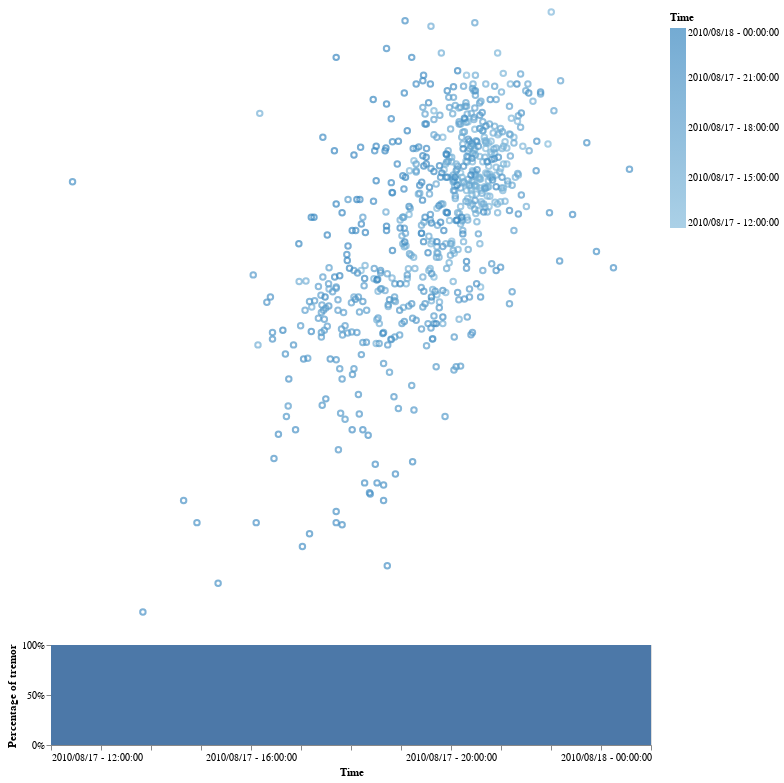

The code cell stored with this chart in its notebook:
### Markdown cell above
### Rapid tremor reversals

During an episode of tremor reversal, the source of the tremor is propagating along the strike of the plate boundary, in the opposite direction of the main direction of propagation, at a speed of about 10 km/h. The total duration is a few hours, and the distance traveled is a few dozens of kilometers.

### Code cell
import altair
import pandas as pd
from datetime import datetime
from visu_altair.visu_altair import visualize_tremor
tremors = pd.read_pickle('data/tremor.pkl')[0]
myChart = visualize_tremor(tremors, 1, 1.0, datetime(2010, 8, 17, 12, 0, 0), datetime(2010, 8, 18, 0, 0, 0), \
    latmin=None, latmax=None, lonmin=None, lonmax=None)
myChart

### Figure 1 — Vega-Lite specification as saved in the notebook (floating-point values rounded to 4 significant figures; data arrays with more than 128 entries replaced by an {"elided": "..."} marker saying what was removed)
{"$schema": "https://vega.github.io/schema/vega-lite/v3.3.0.json", "config": {"mark": {"tooltip": null}, "view": {"height": 300, "width": 400}}, "data": {"name": "data-7bc81797c2eebec7400ab0964053c849"}, "datasets": {"data-7bc81797c2eebec7400ab0964053c849": {"elided": "653 records"}}, "vconcat": [{"encoding": {"color": {"field": "Time", "legend": {"format": "%Y/%m/%d - %H:%M:%S"}, "type": "temporal"}, "latitude": {"field": "latitude", "type": "quantitative"}, "longitude": {"field": "longitude", "type": "quantitative"}}, "height": 600, "mark": "point", "transform": [{"filter": {"selection": "selector029"}}], "width": 600}, {"encoding": {"x": {"axis": {"format": "%Y/%m/%d - %H:%M:%S", "title": "Time"}, "field": "Time", "type": "temporal"}, "y": {"axis": {"format": "%", "title": "Percentage of tremor"}, "field": "Value", "type": "quantitative"}}, "height": 100, "mark": "area", "selection": {"selector029": {"encodings": ["x"], "type": "interval"}}, "width": 600}]}
